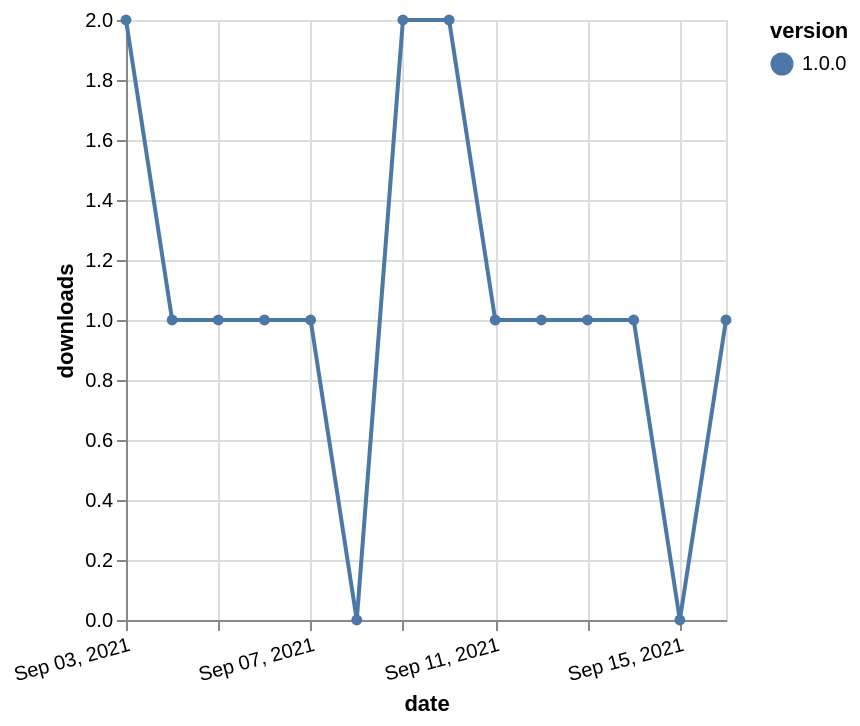

Source (Vega-Lite JSON):
### Vega-Lite specification from a JSON file in a GitHub repository (floating-point values rounded to 4 significant figures)
{"$schema": "https://vega.github.io/schema/vega-lite/v5.json", "description": "A simple bar chart with embedded data.", "data": {"values": [{"date": "2021-09-03", "total": 118, "delta": 2, "version": "1.0.0"}, {"date": "2021-09-04", "total": 119, "delta": 1, "version": "1.0.0"}, {"date": "2021-09-05", "total": 120, "delta": 1, "version": "1.0.0"}, {"date": "2021-09-06", "total": 121, "delta": 1, "version": "1.0.0"}, {"date": "2021-09-07", "total": 122, "delta": 1, "version": "1.0.0"}, {"date": "2021-09-08", "total": 122, "delta": 0, "version": "1.0.0"}, {"date": "2021-09-09", "total": 124, "delta": 2, "version": "1.0.0"}, {"date": "2021-09-10", "total": 126, "delta": 2, "version": "1.0.0"}, {"date": "2021-09-11", "total": 127, "delta": 1, "version": "1.0.0"}, {"date": "2021-09-12", "total": 128, "delta": 1, "version": "1.0.0"}, {"date": "2021-09-13", "total": 129, "delta": 1, "version": "1.0.0"}, {"date": "2021-09-14", "total": 130, "delta": 1, "version": "1.0.0"}, {"date": "2021-09-15", "total": 130, "delta": 0, "version": "1.0.0"}, {"date": "2021-09-16", "total": 131, "delta": 1, "version": "1.0.0"}]}, "width": "container", "mark": {"type": "line", "point": {"filled": true}}, "encoding": {"x": {"field": "date", "type": "temporal", "timeUnit": "yearmonthdate", "title": "date", "axis": {"labelAngle": -15}}, "y": {"field": "delta", "type": "quantitative", "title": "downloads"}, "color": {"field": "version", "type": "nominal"}, "tooltip": {"field": "delta"}}}
